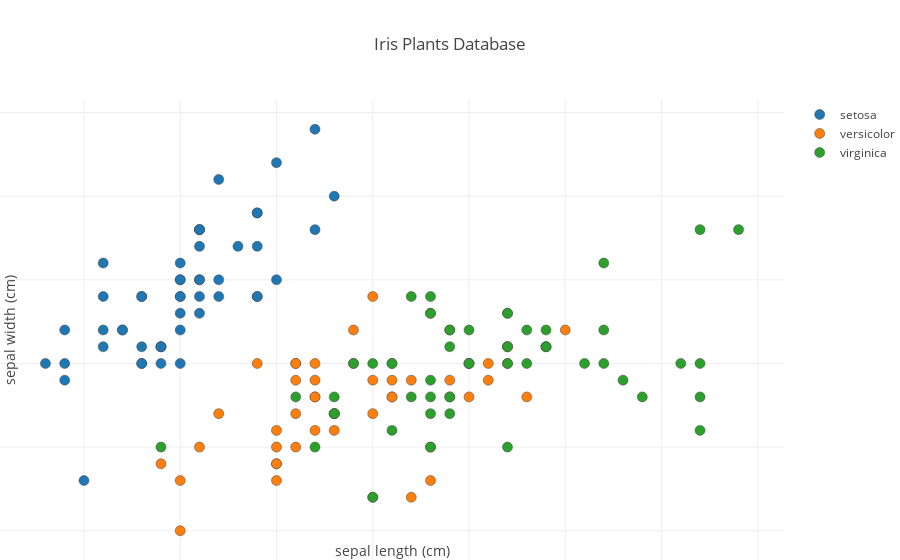

Write notebook code for a chart like this one.
### Markdown cell above
## Scatter plot

### Code cell
xaxis = 0
yaxis = 1
plotly.offline.iplot(
    go.Figure(
        data=[go.Scatter(
            x = iris.data[iris.target == target, xaxis],
            y = iris.data[iris.target == target, yaxis],
            name = iris.target_names[target],
            mode = 'markers',
            marker = dict(
                size = 10,
                line=dict(width=0.5),
                opacity=1,
            ),
        ) for target in set(iris.target)],               
        layout=go.Layout(
            hovermode = 'closest',
            margin=dict(
                l=0,
                r=0,
                b=0,
                t=-10,
            ),
            xaxis= dict(
                title= iris.feature_names[xaxis],
            ),
            yaxis=dict(
                title= iris.feature_names[yaxis],
            ),
            title=iris.DESCR.splitlines()[0],
        )
    ), 
    filename='iris-scatter'
)

### Figure 1 — Plotly figure (JSON) as saved in the notebook; plotly's stock layout.template omitted (floating-point values rounded to 4 significant figures)
{"data": [{"marker": {"line": {"width": 0.5}, "opacity": 1, "size": 10}, "mode": "markers", "name": "setosa", "type": "scatter", "x": [5.1, 4.9, 4.7, 4.6, 5, 5.4, 4.6, 5, 4.4, 4.9, 5.4, 4.8, 4.8, 4.3, 5.8, 5.7, 5.4, 5.1, 5.7, 5.1, 5.4, 5.1, 4.6, 5.1, 4.8, 5, 5, 5.2, 5.2, 4.7, 4.8, 5.4, 5.2, 5.5, 4.9, 5, 5.5, 4.9, 4.4, 5.1, 5, 4.5, 4.4, 5, 5.1, 4.8, 5.1, 4.6, 5.3, 5], "y": [3.5, 3, 3.2, 3.1, 3.6, 3.9, 3.4, 3.4, 2.9, 3.1, 3.7, 3.4, 3, 3, 4, 4.4, 3.9, 3.5, 3.8, 3.8, 3.4, 3.7, 3.6, 3.3, 3.4, 3, 3.4, 3.5, 3.4, 3.2, 3.1, 3.4, 4.1, 4.2, 3.1, 3.2, 3.5, 3.1, 3, 3.4, 3.5, 2.3, 3.2, 3.5, 3.8, 3, 3.8, 3.2, 3.7, 3.3]}, {"marker": {"line": {"width": 0.5}, "opacity": 1, "size": 10}, "mode": "markers", "name": "versicolor", "type": "scatter", "x": [7, 6.4, 6.9, 5.5, 6.5, 5.7, 6.3, 4.9, 6.6, 5.2, 5, 5.9, 6, 6.1, 5.6, 6.7, 5.6, 5.8, 6.2, 5.6, 5.9, 6.1, 6.3, 6.1, 6.4, 6.6, 6.8, 6.7, 6, 5.7, 5.5, 5.5, 5.8, 6, 5.4, 6, 6.7, 6.3, 5.6, 5.5, 5.5, 6.1, 5.8, 5, 5.6, 5.7, 5.7, 6.2, 5.1, 5.7], "y": [3.2, 3.2, 3.1, 2.3, 2.8, 2.8, 3.3, 2.4, 2.9, 2.7, 2, 3, 2.2, 2.9, 2.9, 3.1, 3, 2.7, 2.2, 2.5, 3.2, 2.8, 2.5, 2.8, 2.9, 3, 2.8, 3, 2.9, 2.6, 2.4, 2.4, 2.7, 2.7, 3, 3.4, 3.1, 2.3, 3, 2.5, 2.6, 3, 2.6, 2.3, 2.7, 3, 2.9, 2.9, 2.5, 2.8]}, {"marker": {"line": {"width": 0.5}, "opacity": 1, "size": 10}, "mode": "markers", "name": "virginica", "type": "scatter", "x": [6.3, 5.8, 7.1, 6.3, 6.5, 7.6, 4.9, 7.3, 6.7, 7.2, 6.5, 6.4, 6.8, 5.7, 5.8, 6.4, 6.5, 7.7, 7.7, 6, 6.9, 5.6, 7.7, 6.3, 6.7, 7.2, 6.2, 6.1, 6.4, 7.2, 7.4, 7.9, 6.4, 6.3, 6.1, 7.7, 6.3, 6.4, 6, 6.9, 6.7, 6.9, 5.8, 6.8, 6.7, 6.7, 6.3, 6.5, 6.2, 5.9], "y": [3.3, 2.7, 3, 2.9, 3, 3, 2.5, 2.9, 2.5, 3.6, 3.2, 2.7, 3, 2.5, 2.8, 3.2, 3, 3.8, 2.6, 2.2, 3.2, 2.8, 2.8, 2.7, 3.3, 3.2, 2.8, 3, 2.8, 3, 2.8, 3.8, 2.8, 2.8, 2.6, 3, 3.4, 3.1, 3, 3.1, 3.1, 3.1, 2.7, 3.2, 3.3, 3, 2.5, 3, 3.4, 3]}], "layout": {"hovermode": "closest", "margin": {"b": 0, "l": 0, "r": 0, "t": -10}, "title": "Iris Plants Database", "xaxis": {"title": "sepal length (cm)"}, "yaxis": {"title": "sepal width (cm)"}}}
